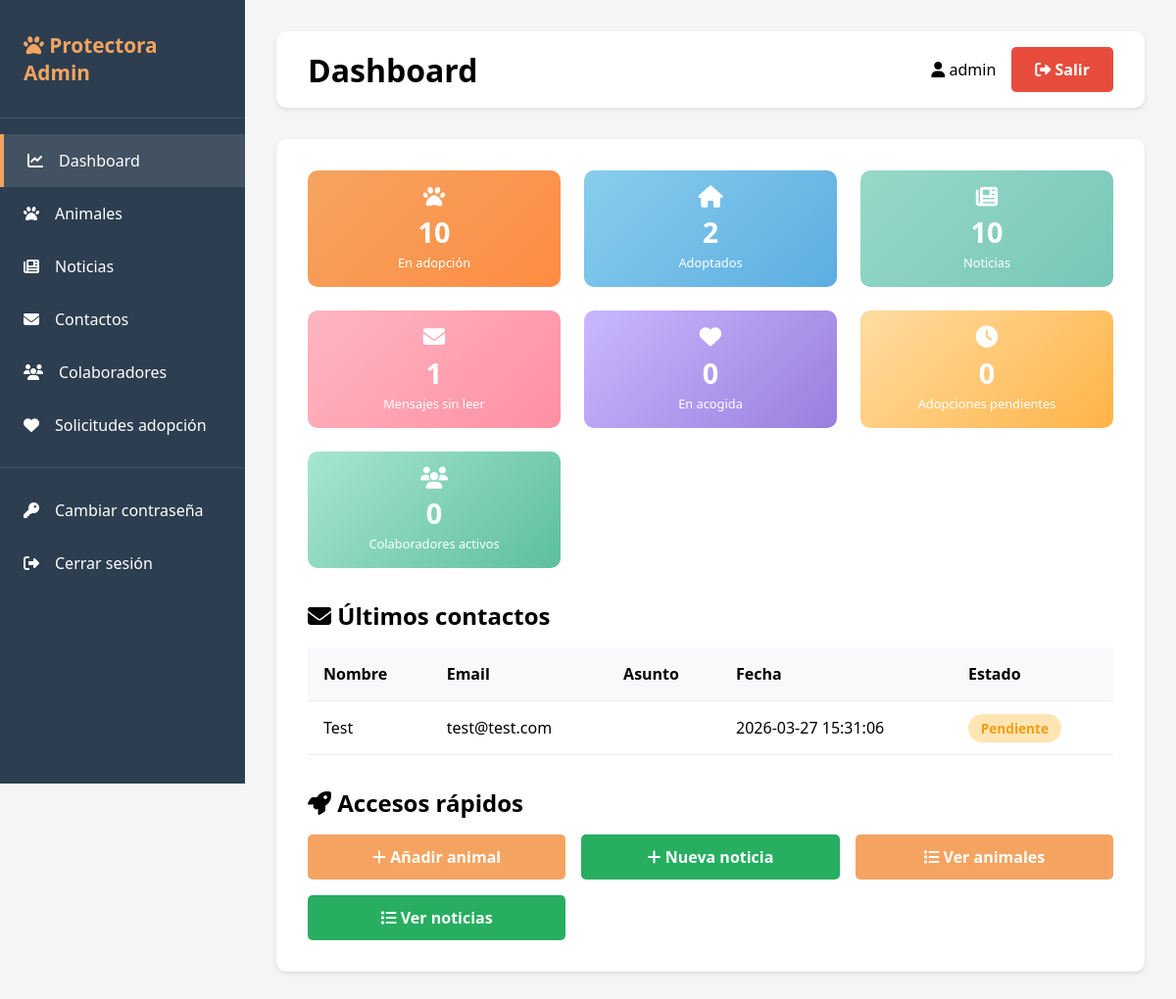
The app's page /admin/dashboard (signed in), older data.
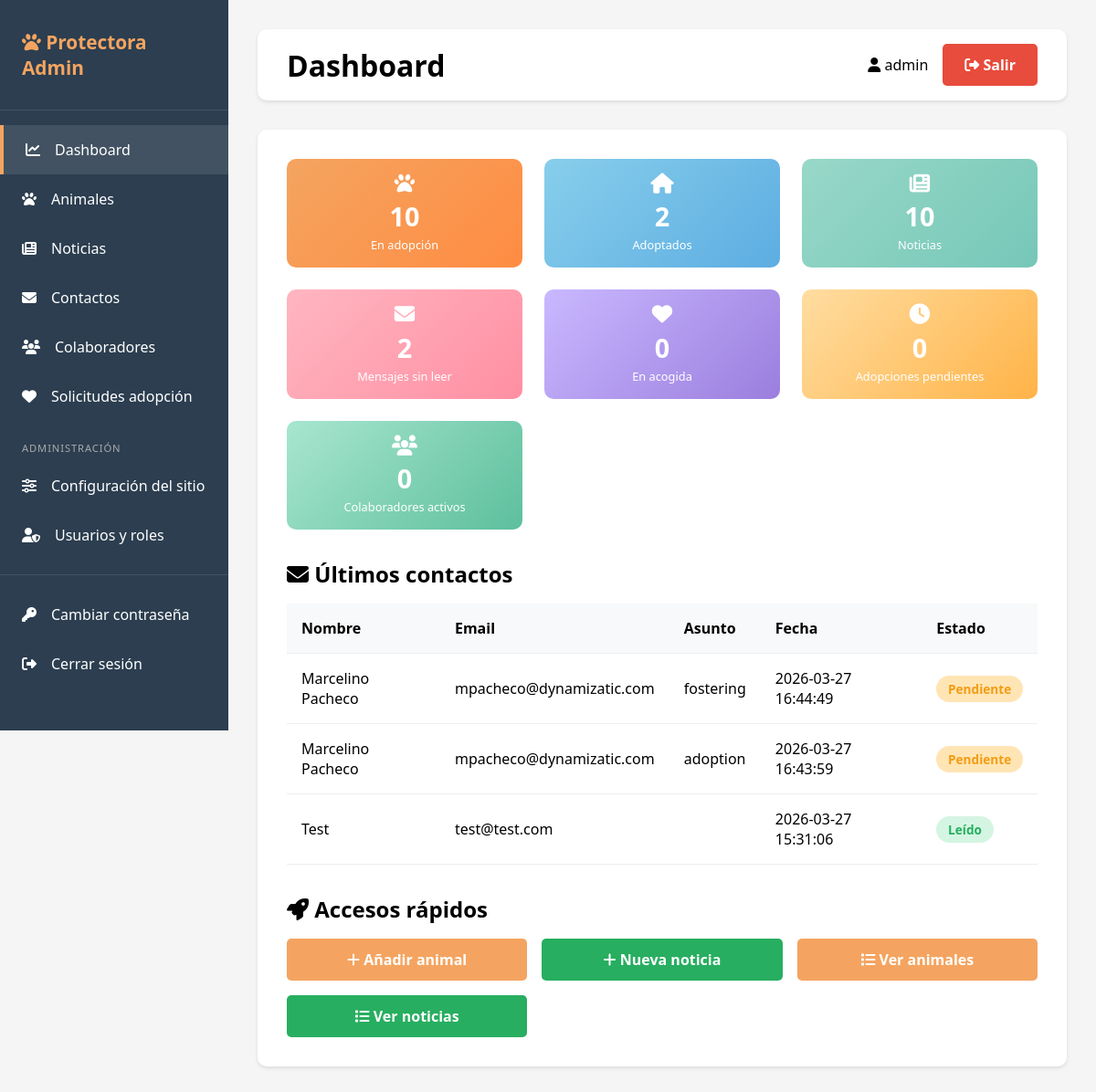
The same page, newer data.
### tables this page shows
CREATE TABLE contacts (
                id INTEGER PRIMARY KEY AUTOINCREMENT,
                name TEXT NOT NULL,
                email TEXT NOT NULL,
                phone TEXT,
                subject TEXT,
                message TEXT,
                read BOOLEAN DEFAULT 0,
                created_at TIMESTAMP DEFAULT CURRENT_TIMESTAMP
            );

### app.py (the view)
@app.route('/admin')
@app.route('/admin/dashboard')
@login_required
def dashboard():
    db = get_db()
    stats = {
        'total_animals': db.execute('SELECT COUNT(*) as count FROM animals WHERE status = "adoption"').fetchone()['count'],
        'total_adopted': db.execute('SELECT COUNT(*) as count FROM animals WHERE status = "adopted"').fetchone()['count'],
        'total_news':    db.execute('SELECT COUNT(*) as count FROM news').fetchone()['count'],
        'unread_contacts': db.execute('SELECT COUNT(*) as count FROM contacts WHERE read = 0').fetchone()['count'],
    }
    try:
        stats['total_foster']    = db.execute('SELECT COUNT(*) as c FROM animals WHERE status = "foster"').fetchone()['c']
        stats['pending_adopt']   = db.execute("SELECT COUNT(*) as c FROM adoption_requests WHERE status = 'pendiente'").fetchone()['c']
        stats['active_collabs']  = db.execute("SELECT COUNT(*) as c FROM collaborators WHERE status = 'activo'").fetchone()['c']
    except Exception:
        stats['total_foster']   = 0
        stats['pending_adopt']  = 0
        stats['active_collabs'] = 0
    rows = db.execute('SELECT status, COUNT(*) as c FROM animals GROUP BY status').fetchall()
    animals_by_status = {r['status']: r['c'] for r in rows}
    rows = db.execute(
        "SELECT strftime('%Y-%m', created_at) as mes, COUNT(*) as c "
        "FROM contacts "
        "GROUP BY strftime('%Y-%m', created_at) "
        "ORDER BY mes DESC LIMIT 6"
    ).fetchall()
    contacts_by_month = [{'mes': r['mes'], 'c': r['c']} for r in reversed(rows)]
    try:
        rows = db.execute('SELECT type, COUNT(*) as c FROM collaborators GROUP BY type').fetchall()
        collabs_by_type = {r['type']: r['c'] for r in rows}
    except Exception:
        collabs_by_type = {}
    recent_contacts = db.execute('SELECT * FROM contacts ORDER BY created_at DESC LIMIT 5').fetchall()
    return render_template(
        'dashboard.html',
        stats=stats,
        contacts=recent_contacts,
        animals_by_status=animals_by_status,
        contacts_by_month=contacts_by_month,
        collabs_by_type=collabs_by_type,
    )

### app.py (called while the page is built)
def get_db():
    db = sqlite3.connect(DATABASE)
    db.row_factory = sqlite3.Row
    return db

def login_required(f):
    @wraps(f)
    def decorated_function(*args, **kwargs):
        if 'user_id' not in session:
            return redirect(url_for('login'))
        return f(*args, **kwargs)
    return decorated_function

### templates/dashboard.html (shortened to what this page needs)
{% extends "base.html" %}
{% block page_title %}Dashboard{% endblock %}
{% block content %}
<div class="stats-grid">
    <a href="{{ url_for('list_animals') }}?status=adoption" class="stat-card stat-card-link" style="background: linear-gradient(135deg, #F4A460, #FF8C42); padding: 1rem;">
        <i class="fas fa-paw" style="font-size: 1.4rem; margin-bottom: 0.3rem;"></i>
        <h3 style="font-size: 1.8rem; margin-bottom: 0.2rem;">{{ stats.total_animals }}</h3>
        <p style="font-size: 0.8rem; margin: 0;">En adopción</p>
    </a>
    <a href="{{ url_for('list_animals') }}?status=adopted" class="stat-card stat-card-link" style="background: linear-gradient(135deg, #87CEEB, #5DADE2); padding: 1rem;">
        <i class="fas fa-home" style="font-size: 1.4rem; margin-bottom: 0.3rem;"></i>
        <h3 style="font-size: 1.8rem; margin-bottom: 0.2rem;">{{ stats.total_adopted }}</h3>
        <p style="font-size: 0.8rem; margin: 0;">Adoptados</p>
    </a>
    <a href="{{ url_for('list_news') }}" class="stat-card stat-card-link" style="background: linear-gradient(135deg, #98D8C8, #76C7B8); padding: 1rem;">
        <i class="fas fa-newspaper" style="font-size: 1.4rem; margin-bottom: 0.3rem;"></i>
        <h3 style="font-size: 1.8rem; margin-bottom: 0.2rem;">{{ stats.total_news }}</h3>
        <p style="font-size: 0.8rem; margin: 0;">Noticias</p>
    </a>
    <a href="{{ url_for('list_contacts') }}" class="stat-card stat-card-link" style="background: linear-gradient(135deg, #FFB6C1, #FF8FA3); padding: 1rem;">
        <i class="fas fa-envelope" style="font-size: 1.4rem; margin-bottom: 0.3rem;"></i>
        <h3 style="font-size: 1.8rem; margin-bottom: 0.2rem;">{{ stats.unread_contacts }}</h3>
        <p style="font-size: 0.8rem; margin: 0;">Mensajes sin leer</p>
    </a>
    <a href="{{ url_for('list_animals') }}?status=foster" class="stat-card stat-card-link" style="background: linear-gradient(135deg, #C9B8FF, #9B7EDE); padding: 1rem;">
        <i class="fas fa-heart" style="font-size: 1.4rem; margin-bottom: 0.3rem;"></i>
        <h3 style="font-size: 1.8rem; margin-bottom: 0.2rem;">{{ stats.total_foster }}</h3>
        <p style="font-size: 0.8rem; margin: 0;">En acogida</p>
    </a>
    <a href="{{ url_for('list_adoptions') }}" class="stat-card stat-card-link" style="background: linear-gradient(135deg, #FFDDA1, #FFB347); padding: 1rem;">
        <i class="fas fa-clock" style="font-size: 1.4rem; margin-bottom: 0.3rem;"></i>
        <h3 style="font-size: 1.8rem; margin-bottom: 0.2rem;">{{ stats.pending_adopt }}</h3>
        <p style="font-size: 0.8rem; margin: 0;">Adopciones pendientes</p>
    </a>
    <a href="{{ url_for('list_collaborators') }}" class="stat-card stat-card-link" style="background: linear-gradient(135deg, #A8E6CF, #5DBF9D); padding: 1rem;">
        <i class="fas fa-users" style="font-size: 1.4rem; margin-bottom: 0.3rem;"></i>
        <h3 style="font-size: 1.8rem; margin-bottom: 0.2rem;">{{ stats.active_collabs }}</h3>
        <p style="font-size: 0.8rem; margin: 0;">Colaboradores activos</p>
    </a>
</div>
<h2 style="margin-bottom: 1rem;">
    <i class="fas fa-envelope"></i> Últimos contactos
</h2>
{% if contacts %}
<table class="table">
    <thead>
        <tr>
            <th>Nombre</th>
            <th>Email</th>
            <th>Asunto</th>
            <th>Fecha</th>
            <th>Estado</th>
        </tr>
    </thead>
    <tbody>
        {% for contact in contacts %}
        <tr>
            <td>{{ contact.name }}</td>
            <td>{{ contact.email }}</td>
            <td>{{ contact.subject }}</td>
            <td>{{ contact.created_at }}</td>
            <td>
                {% if contact.read %}
                <span class="badge badge-success">Leído</span>
                {% else %}
                <span class="badge badge-warning">Pendiente</span>
                {% endif %}
            </td>
        </tr>
        {% endfor %}
    </tbody>
</table>
{% else %}
<p style="text-align: center; color: #666; padding: 2rem;">No hay mensajes recientes</p>
{% endif %}
<div style="margin-top: 2rem;">
    <h2 style="margin-bottom: 1rem;">
        <i class="fas fa-rocket"></i> Accesos rápidos
    </h2>
    <div style="display: grid; grid-template-columns: repeat(auto-fit, minmax(200px, 1fr)); gap: 1rem;">
        <a href="{{ url_for('new_animal') }}" class="btn btn-primary" style="text-align: center;">
            <i class="fas fa-plus"></i> Añadir animal
        </a>
        <a href="{{ url_for('new_news') }}" class="btn btn-success" style="text-align: center;">
            <i class="fas fa-plus"></i> Nueva noticia
        </a>
        <a href="{{ url_for('list_animals') }}" class="btn btn-primary" style="text-align: center;">
            <i class="fas fa-list"></i> Ver animales
        </a>
        <a href="{{ url_for('list_news') }}" class="btn btn-success" style="text-align: center;">
            <i class="fas fa-list"></i> Ver noticias
        </a>
    </div>
</div>
{% endblock %}

### templates/base.html (shortened to what this page needs)
<!DOCTYPE html>
<html lang="es">
<head>
    <link rel="stylesheet" href="https://cdnjs.cloudflare.com/ajax/libs/font-awesome/6.4.0/css/all.min.css">
</head>
<body>
    {% block body %}
    <div class="admin-wrapper">
        <aside class="sidebar">
            <div class="sidebar-brand">
                <h2><i class="fas fa-paw"></i> Protectora Admin</h2>
            </div>
            <ul class="sidebar-menu">
                <li><a href="{{ url_for('dashboard') }}" {% if request.endpoint == 'dashboard' %}class="active"{% endif %}>
                    <i class="fas fa-chart-line"></i> Dashboard
                </a></li>
                <li><a href="{{ url_for('list_animals') }}" {% if 'animal' in request.endpoint %}class="active"{% endif %}>
                    <i class="fas fa-paw"></i> Animales
                </a></li>
                <li><a href="{{ url_for('list_news') }}" {% if 'news' in request.endpoint %}class="active"{% endif %}>
                    <i class="fas fa-newspaper"></i> Noticias
                </a></li>
                {% if session.role in ['superadmin', 'editor'] %}
                <li><a href="{{ url_for('list_contacts') }}" {% if 'contact' in request.endpoint %}class="active"{% endif %}>
                    <i class="fas fa-envelope"></i> Contactos
                </a></li>
                <li><a href="{{ url_for('list_collaborators') }}" {% if 'collaborator' in request.endpoint %}class="active"{% endif %}>
                    <i class="fas fa-users"></i> Colaboradores
                </a></li>
                <li><a href="{{ url_for('list_adoptions') }}" {% if 'adoption' in request.endpoint %}class="active"{% endif %}>
                    <i class="fas fa-heart"></i> Solicitudes adopción
                </a></li>
                {% endif %}
                {% if session.role == 'superadmin' %}
                <li style="margin-top: 1rem; padding: 0.4rem 1.5rem; font-size: 0.7rem; text-transform: uppercase; color: #aaa; letter-spacing: 0.08em;">
                    Administración
                </li>
                <li><a href="{{ url_for('admin_settings') }}" {% if request.endpoint == 'admin_settings' %}class="active"{% endif %}>
                    <i class="fas fa-sliders-h"></i> Configuración del sitio
                </a></li>
                <li><a href="{{ url_for('list_users') }}" {% if 'user' in request.endpoint %}class="active"{% endif %}>
                    <i class="fas fa-user-shield"></i> Usuarios y roles
                </a></li>
                {% endif %}
                <li style="margin-top: 1rem; border-top: 1px solid rgba(255,255,255,0.1); padding-top: 1rem;">
                <a href="{{ url_for('change_password') }}" {% if request.endpoint == 'change_password' %}class="active"{% endif %}>
                    <i class="fas fa-key"></i> Cambiar contraseña
                </a></li>
                <li><a href="{{ url_for('logout') }}">
                    <i class="fas fa-sign-out-alt"></i> Cerrar sesión
                </a></li>
            </ul>
        </aside>
        <main class="main-content">
            <div class="topbar">
                <h1>{% block page_title %}Dashboard{% endblock %}</h1>
                <div class="user-menu">
                    <span><i class="fas fa-user"></i> {{ session.username }}</span>
                    <a href="{{ url_for('logout') }}" class="btn btn-danger">
                        <i class="fas fa-sign-out-alt"></i> Salir
                    </a>
                </div>
            </div>
            <div class="content-area">
                {% block content %}{% endblock %}
            </div>
        </main>
    </div>
    {% endblock %}
</body>
</html>

### templates/base.html (style rules this page uses)
* { margin: 0; padding: 0; box-sizing: border-box; }
body { font-family: 'Segoe UI', Tahoma, Geneva, Verdana, sans-serif; background: #f5f5f5; }
.admin-wrapper { display: flex; min-height: 100vh; }
.sidebar { width: 250px; background: #2C3E50; color: white; padding: 2rem 0; position: fixed; height: 100vh; overflow-y: auto; }
.sidebar-brand { padding: 0 1.5rem 2rem; border-bottom: 1px solid rgba(255,255,255,0.1); margin-bottom: 1rem; }
.sidebar-brand h2 { font-size: 1.3rem; color: #F4A460; }
.sidebar-menu { list-style: none; }
.sidebar-menu li a { display: flex; align-items: center; gap: 1rem; padding: 1rem 1.5rem; color: white; text-decoration: none; transition: all 0.3s; }
.sidebar-menu li a:hover, .sidebar-menu li a.active { background: rgba(255,255,255,0.1); border-left: 4px solid #F4A460; }
.main-content { flex: 1; margin-left: 250px; padding: 2rem; }
.topbar { background: white; padding: 1rem 2rem; border-radius: 10px; margin-bottom: 2rem; box-shadow: 0 2px 4px rgba(0,0,0,0.1); display: flex; justify-content: space-between; align-items: center; }
.user-menu { display: flex; align-items: center; gap: 1rem; }
.content-area { background: white; border-radius: 10px; padding: 2rem; box-shadow: 0 2px 4px rgba(0,0,0,0.1); }
.btn { padding: 0.75rem 1.5rem; border: none; border-radius: 5px; cursor: pointer; font-weight: 600; transition: all 0.3s; text-decoration: none; display: inline-block; }
.btn-primary { background: #F4A460; color: white; }
.btn-danger { background: #E74C3C; color: white; }
.btn-success { background: #27AE60; color: white; }
.stats-grid { display: grid; grid-template-columns: repeat(auto-fit, minmax(200px, 1fr)); gap: 1.5rem; margin-bottom: 2rem; }
.stat-card { background: linear-gradient(135deg, #F4A460, #FF8C42); color: white; padding: 1rem; border-radius: 10px; text-align: center; }
.stat-card h3 { font-size: 1.8rem; margin-bottom: 0.2rem; }
.stat-card p { font-size: 0.8rem; margin: 0; }
a.stat-card-link { display: block; text-decoration: none; color: white; cursor: pointer; transition: transform 0.15s ease, box-shadow 0.15s ease; }
.stat-card h3 { font-size: 2.5rem; margin-bottom: 0.5rem; }
.table { width: 100%; border-collapse: collapse; margin-top: 1rem; }
.table th, .table td { padding: 1rem; text-align: left; border-bottom: 1px solid #eee; }
.table th { background: #f8f9fa; font-weight: 600; }
.badge { padding: 0.3rem 0.8rem; border-radius: 15px; font-size: 0.85rem; font-weight: 600; }
.badge-success { background: #D5F5E3; color: #27AE60; }
.badge-warning { background: #FFE5B4; color: #F39C12; }

Row changes from the older to the newer data that the page shows:
added contacts: name "Marcelino Pacheco", email "mpacheco@dynamizatic.com", subject "fostering", created_at "2026-03-27 16:44:49", read "Pendiente"
added contacts: name "Marcelino Pacheco", email "mpacheco@dynamizatic.com", subject "adoption", created_at "2026-03-27 16:43:59", read "Pendiente"
changed contacts "Test": read "Pendiente" → "Leído"
Text that changed along with them:
{{ stats.unread_contacts }}: "1" → "2"
text now shown: "ADMINISTRACIÓN Configuración del sitio Usuarios y roles"
